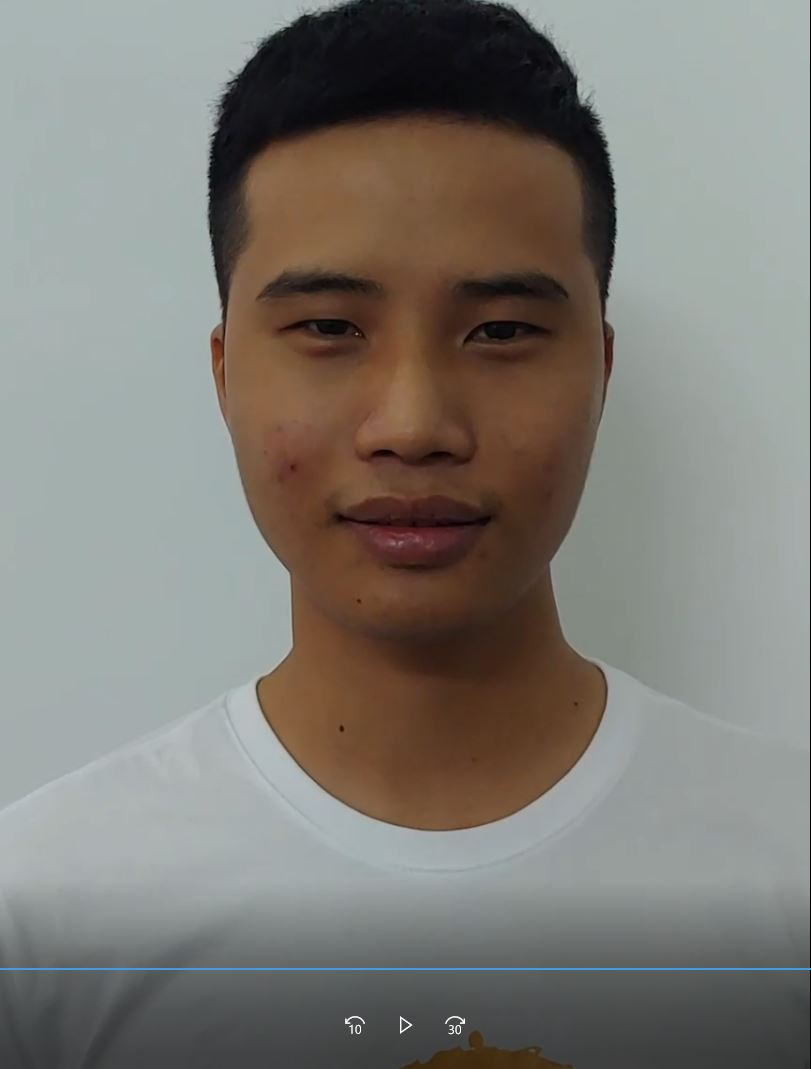
#> input picture test/Tiramisu/Capture.JPG, 811 x 1069 px
$ python -i SegUtils.py   (imports and definitions only)
#> lines starting #> are read from the running program, lines starting #| are printed output that depends on the picture
#> further down, picture is the input picture: shape (1069, 811, 3); mean B, G, R 117.2, 123.1, 126.1
import numpy as np
import cv2
import random

def SegCrop(img, mask, value):
    pass

def SegRotate(img, value):
    pass

# [8 lines left out: function SegFlip, not called in this run]

def SegSaturation(bgr):
    hsv = cv2.cvtColor(bgr, cv2.COLOR_BGR2HSV)
#> hsv: shape (1069, 811, 3); mean H, S, V 67.1, 48.4, 132.1
    h, s, v = cv2.split(hsv)
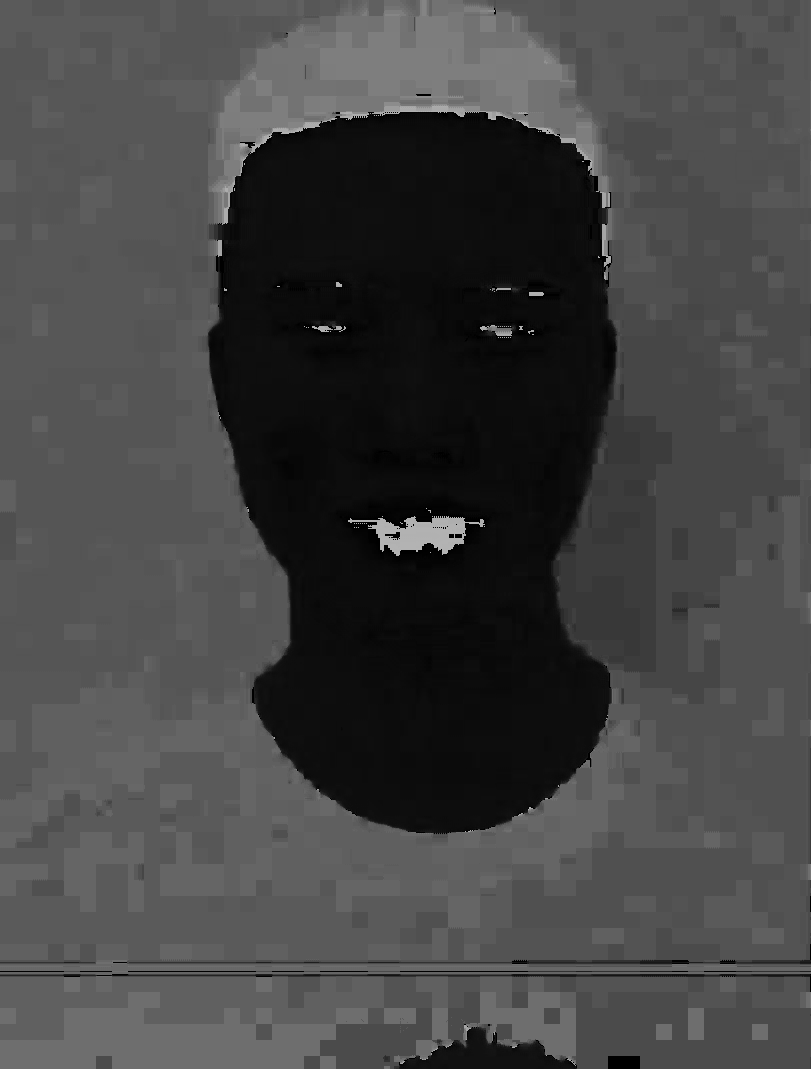
#> h: shape (1069, 811); min 0, max 179, mean 67.1
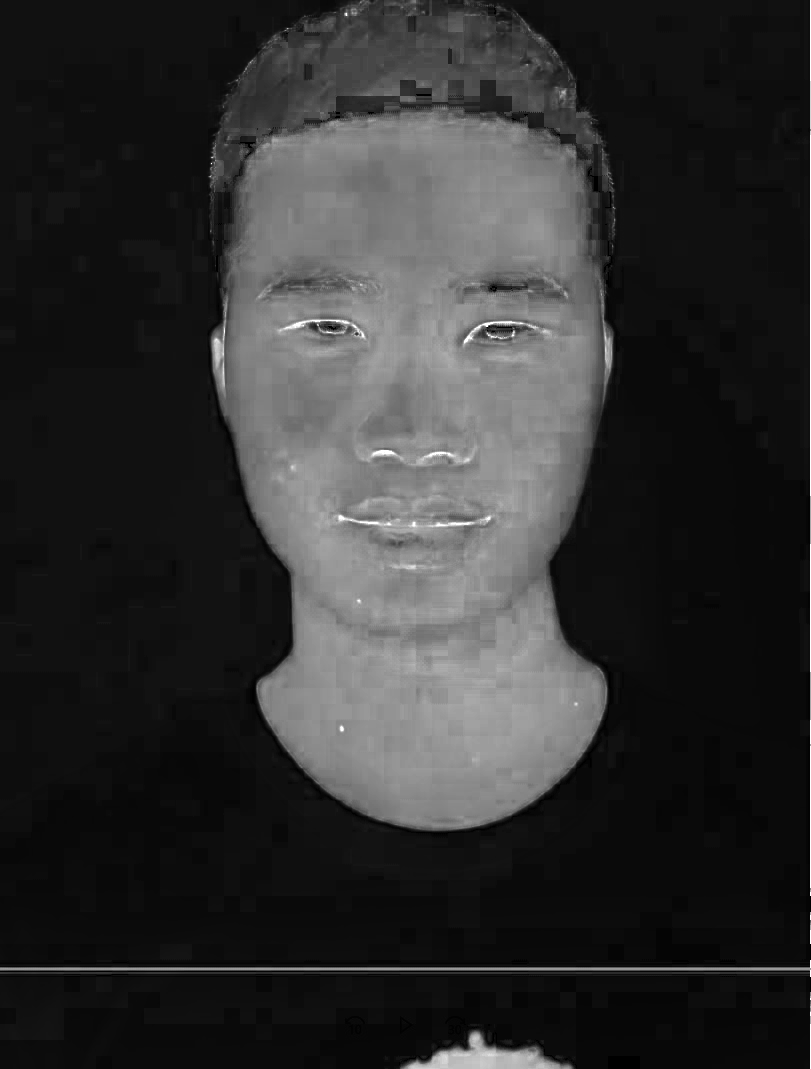
#> s: shape (1069, 811); min 0, max 255, mean 48.4
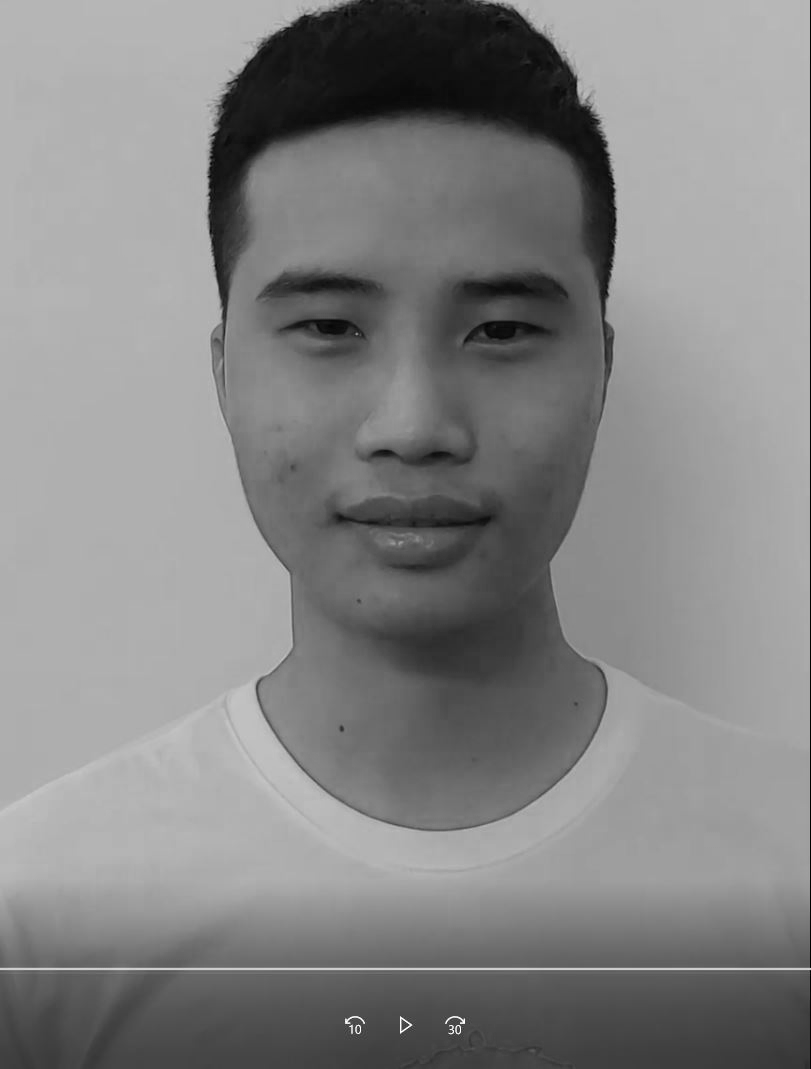
#> v: shape (1069, 811); min 0, max 255, mean 132.1
    adjust = random.uniform(0.5, 1.5)
    s = s * adjust
    s = np.clip(s, 0, 255).astype(hsv.dtype)
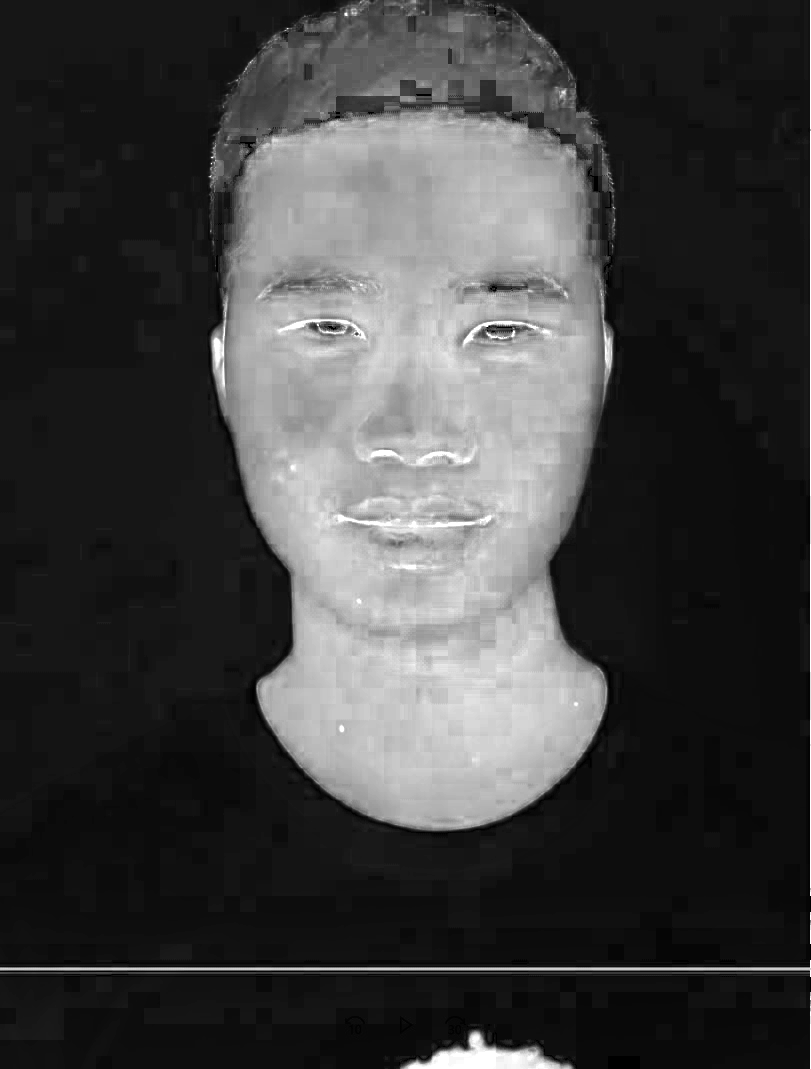
#> s: shape (1069, 811); min 0, max 255, mean 64.4
    hsv = cv2.merge((h, s, v))
#> hsv: shape (1069, 811, 3); mean H, S, V 67.1, 64.4, 132.1
    bgr = cv2.cvtColor(hsv, cv2.COLOR_HSV2BGR)
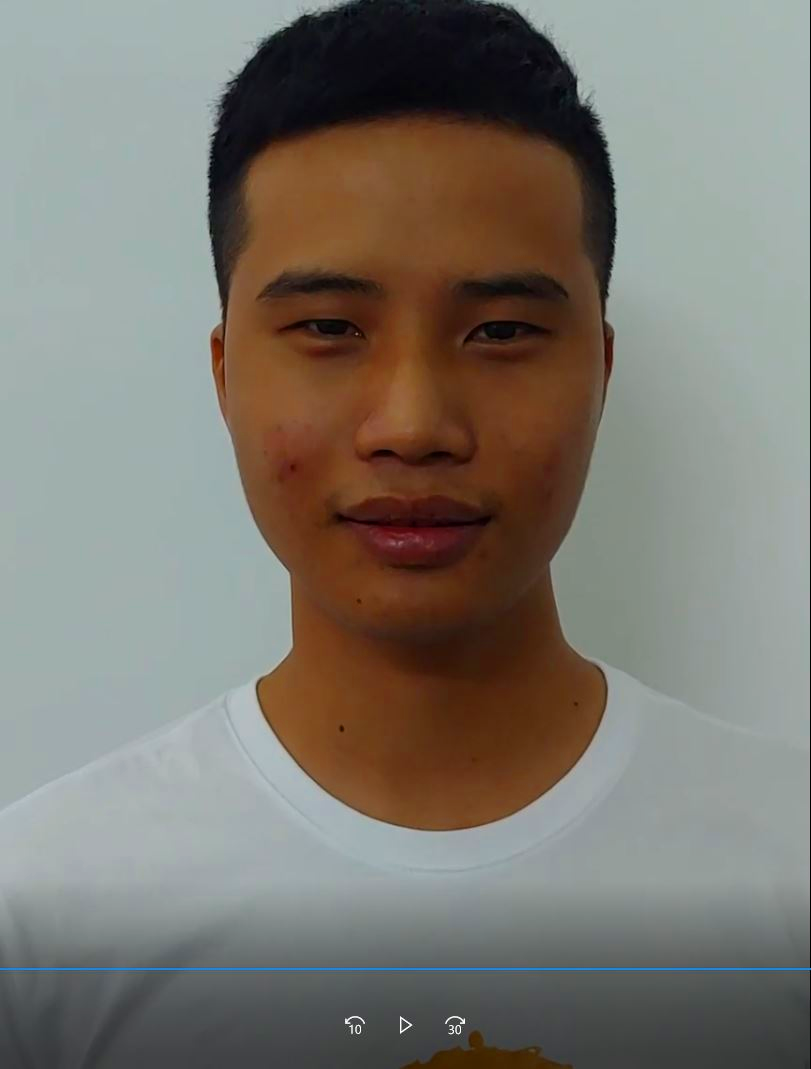
#> bgr: shape (1069, 811, 3); mean B, G, R 111.8, 119.9, 123.9

    return bgr

# [35 lines left out: functions SegHue, SegBlur, SegBrightness, SegScale, rand, not called in this run]

>>> import cv2
>>> picture = cv2.imread('../../test/Tiramisu/Capture.JPG')
>>> result = SegSaturation(picture)

$ run again, on test/Tiramisu/beauty1.jpg
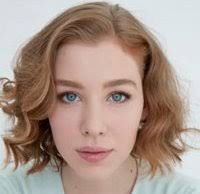
#> input picture test/Tiramisu/beauty1.jpg, 200 x 194 px
#> picture is the input picture: shape (194, 200, 3); mean B, G, R 138.4, 149.2, 170.3
#> in SegSaturation, `s = np.clip(s, 0, 255).astype(hsv.dtype)`:
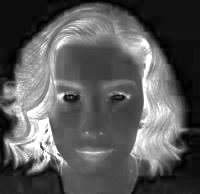
#> s: shape (194, 200); min 0, max 255, mean 89.9
#> in SegSaturation, `bgr = cv2.cvtColor(hsv, cv2.COLOR_HSV2BGR)`:
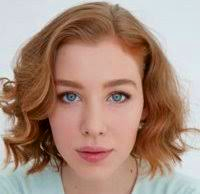
#> bgr: shape (194, 200, 3); mean B, G, R 126.4, 140.8, 169.3
